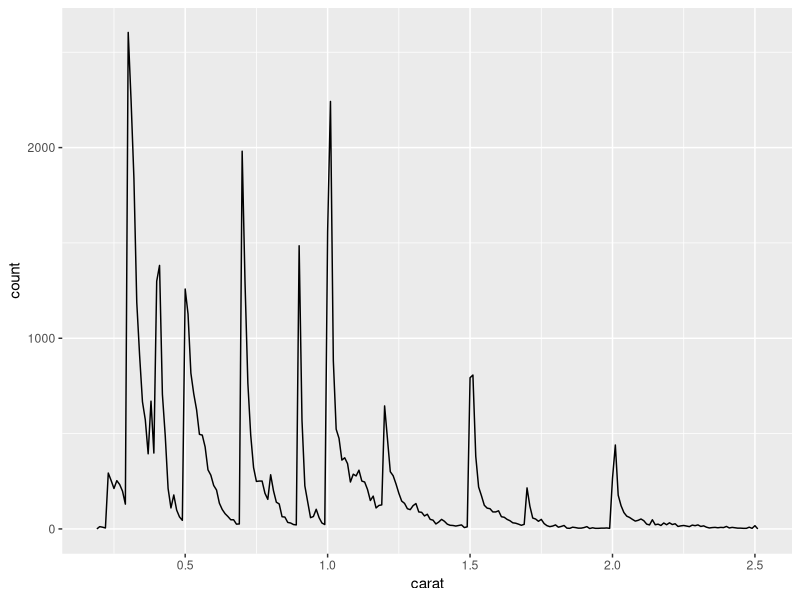
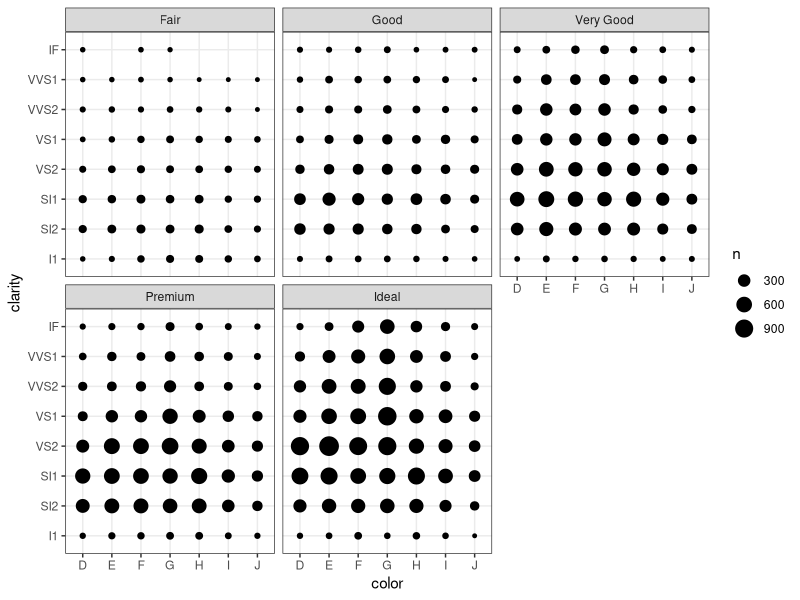

The R source for these figures, in order:
## ---- chunk 1
library(ggplot2)
library(dplyr)

smaller <- diamonds %>% 
  filter(carat <= 2.5)

# global option to hide code
knitr::opts_chunk$set(
  echo = FALSE
)
## ---- chunk 2
smaller %>% 
  ggplot(aes(carat)) + 
  geom_freqpoly(binwidth = 0.01)
## ---- chunk 3

smaller %>% 
  ggplot(aes(color, clarity)) + 
  geom_count() +
  facet_wrap(~cut) +
  theme_bw()


## ---- chunk 4

large20 <- diamonds %>% 
  arrange(-carat) %>%
  slice(1:20) %>%
  select(carat, cut, color, clarity, price)

# make column names title case
colnames(large20) <- stringr::str_to_title(colnames(large20))

knitr::kable(
  large20, 
  caption = "Twenty Largest Diamonds"
)

## ---- chunk 5

comma <- function(x) format(x, digits = 2, big.mark = ",")

big <- diamonds %>%
  filter(carat > 2.5) %>%
  count() %>%
  pull(n)

perBig <- stringr::str_c(comma(big/nrow(diamonds) * 100), "%")

cat("Percentage of Diamonds > 2.5 is", comma(perBig))


## ---- chunk 6
lubridate::now()

## ---- chunk 7

lubridate::now()

## ---- chunk 8
lubridate::now()

## ---- chunk 9
lubridate::now()

## ---- chunk 10

# this list all caches for this document
knitr::clean_cache(FALSE)

# this deletes the caches listed in the file path
knitr::clean_cache(clean = TRUE, path = here::here("Rmarkdown", "DiamondSizes_cache"))
